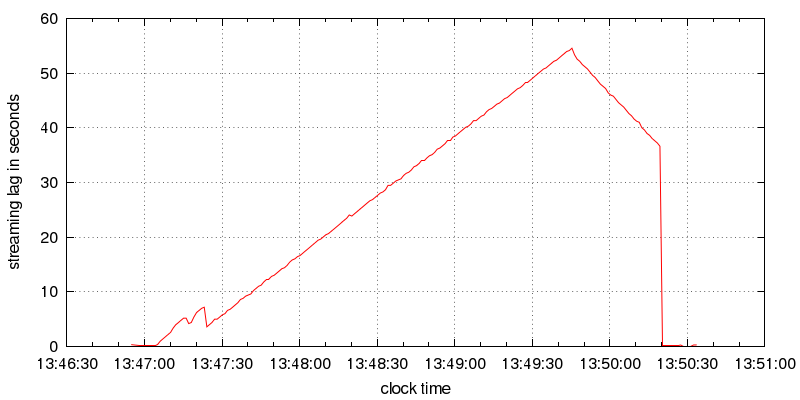

Reproduce this figure in gnuplot.
#!/usr/bin/gnuplot -persist
#
#    
#    	G N U P L O T
#    	Version 4.6 patchlevel 1    last modified 2012-09-26 
#    	Build System: Linux x86_64
#    
#    	Copyright (C) 1986-1993, 1998, 2004, 2007-2012
#    	Thomas Williams, Colin Kelley and many others
#    
#    	gnuplot home:     http://www.gnuplot.info
#    	faq, bugs, etc:   type "help FAQ"
#    	immediate help:   type "help"  (plot window: hit 'h')
# set terminal wxt 0 size 800, 600 font "FreeSans,12"
# set output
unset clip points
set clip one
unset clip two
set bar 1.000000 front
set border 31 front linetype -1 linewidth 1.000
set timefmt z "%H:%M:%S"
set zdata 
set timefmt y "%H:%M:%S"
set ydata 
set timefmt x "%H:%M:%S"
set xdata time
set timefmt cb "%H:%M:%S"
set timefmt y2 "%H:%M:%S"
set y2data 
set timefmt x2 "%H:%M:%S"
set x2data 
set boxwidth
set style fill  empty border
set style rectangle back fc  lt -3 fillstyle   solid 1.00 border lt -1
set style circle radius graph 0.02, first 0, 0 
set style ellipse size graph 0.05, 0.03, first 0 angle 0 units xy
set dummy x,y
set format x "%H:%M:%S"
set format y "% g"
set format x2 "% g"
set format y2 "% g"
set format z "% g"
set format cb "% g"
set format r "% g"
set angles radians
set grid nopolar
set grid xtics nomxtics ytics nomytics noztics nomztics \
 nox2tics nomx2tics noy2tics nomy2tics nocbtics nomcbtics
set grid layerdefault   linetype 0 linewidth 1.000,  linetype 0 linewidth 1.000
set raxis
set key title ""
set key inside left top vertical Right noreverse enhanced autotitles nobox
set key noinvert samplen 4 spacing 1 width 0 height 0 
set key maxcolumns 0 maxrows 0
set key noopaque
unset label
unset arrow
set style increment default
unset style line
unset style arrow
set style histogram clustered gap 2 title  offset character 0, 0, 0
unset logscale
set offsets 0, 0, 0, 0
set pointsize 1
set pointintervalbox 1
set encoding default
unset polar
unset parametric
unset decimalsign
set view 60, 30, 1, 1
set samples 500, 500
set isosamples 10, 10
set surface
unset contour
set clabel '%8.3g'
set mapping cartesian
set datafile separator whitespace
unset hidden3d
set cntrparam order 4
set cntrparam linear
set cntrparam levels auto 5
set cntrparam points 5
set size ratio 0 1,1
set origin 0,0
set style data points
set style function lines
set xzeroaxis linetype -2 linewidth 1.000
set yzeroaxis linetype -2 linewidth 1.000
set zzeroaxis linetype -2 linewidth 1.000
set x2zeroaxis linetype -2 linewidth 1.000
set y2zeroaxis linetype -2 linewidth 1.000
set ticslevel 0.5
set mxtics default
set mytics default
set mztics default
set mx2tics default
set my2tics default
set mcbtics default
set xtics border in scale 1,0.5 mirror norotate  offset character 0, 0, 0 autojustify
set xtics autofreq  norangelimit
set ytics border in scale 1,0.5 mirror norotate  offset character 0, 0, 0 autojustify
set ytics autofreq  norangelimit
set ztics border in scale 1,0.5 nomirror norotate  offset character 0, 0, 0 autojustify
set ztics autofreq  norangelimit
set nox2tics
set noy2tics
set cbtics border in scale 1,0.5 mirror norotate  offset character 0, 0, 0 autojustify
set cbtics autofreq  norangelimit
set rtics axis in scale 1,0.5 nomirror norotate  offset character 0, 0, 0 autojustify
set rtics autofreq  norangelimit
set title "" 
set title  offset character 0, 0, 0 font "" norotate
set timestamp bottom 
set timestamp "" 
set timestamp  offset character 0, 0, 0 font "" norotate
set rrange [ * : * ] noreverse nowriteback
set trange [ * : * ] noreverse nowriteback
set urange [ * : * ] noreverse nowriteback
set vrange [ * : * ] noreverse nowriteback
set xlabel "clock time" 
set xlabel  offset character 0, 0, 0 font "" textcolor lt -1 norotate
set x2label "" 
set x2label  offset character 0, 0, 0 font "" textcolor lt -1 norotate
set xrange [ * : * ] noreverse nowriteback
set x2range [ * : * ] noreverse nowriteback
set ylabel "streaming lag in seconds" 
set ylabel  offset character 0, 0, 0 font "" textcolor lt -1 rotate by -270
set y2label "" 
set y2label  offset character 0, 0, 0 font "" textcolor lt -1 rotate by -270
set yrange [ * : * ] noreverse nowriteback
set y2range [ * : * ] noreverse nowriteback
set zlabel "" 
set zlabel  offset character 0, 0, 0 font "" textcolor lt -1 norotate
set zrange [ * : * ] noreverse nowriteback
set cblabel "" 
set cblabel  offset character 0, 0, 0 font "" textcolor lt -1 rotate by -270
set cbrange [ * : * ] noreverse nowriteback
set zero 1e-08
set lmargin  -1
set bmargin  -1
set rmargin  -1
set tmargin  -1
set locale "en_GB.UTF-8"
set pm3d explicit at s
set pm3d scansautomatic
set pm3d interpolate 1,1 flush begin noftriangles nohidden3d corners2color mean
set palette positive nops_allcF maxcolors 0 gamma 1.5 color model RGB 
set palette rgbformulae 7, 5, 15
set colorbox default
set colorbox vertical origin screen 0.9, 0.2, 0 size screen 0.05, 0.6, 0 front bdefault
set style boxplot candles range  1.50 outliers pt 7 separation 1 labels auto unsorted
set loadpath "/home/r2/.gnuplot-macros" 
set fontpath 
set psdir
set fit noerrorvariables
GNUTERM = "qt"
plot 'yy.dat' using 1:2 notitle w l
#    EOF
